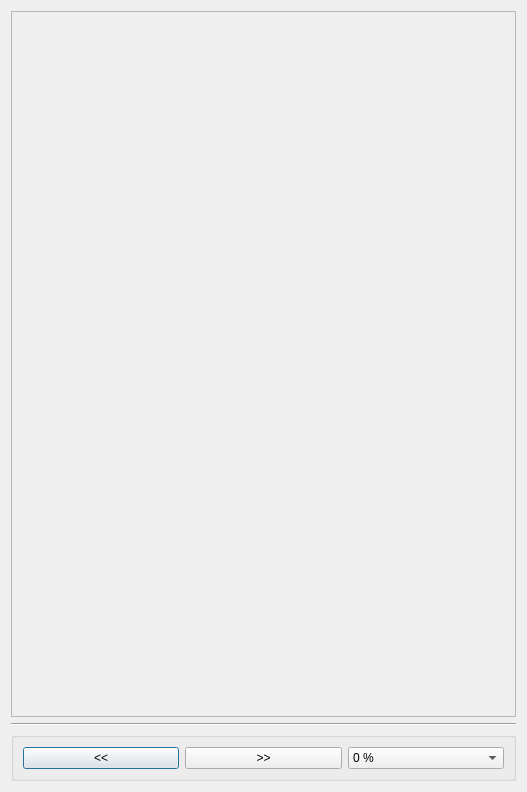
<?xml version="1.0" encoding="UTF-8"?>
<ui version="4.0">
 <class>MyDialog</class>
 <widget class="QDialog" name="MyDialog">
  <property name="geometry">
   <rect>
    <x>0</x>
    <y>0</y>
    <width>527</width>
    <height>792</height>
   </rect>
  </property>
  <property name="windowTitle">
   <string>Image Viewer</string>
  </property>
  <layout class="QGridLayout" name="gridLayout">
   <item row="2" column="1">
    <widget class="QGroupBox" name="groupBox">
     <property name="title">
      <string/>
     </property>
     <layout class="QHBoxLayout" name="horizontalLayout">
      <item>
       <widget class="QPushButton" name="pushButton">
        <property name="text">
         <string>&lt;&lt;</string>
        </property>
       </widget>
      </item>
      <item>
       <widget class="QPushButton" name="pushButton_2">
        <property name="text">
         <string>&gt;&gt;</string>
        </property>
       </widget>
      </item>
      <item>
       <widget class="QComboBox" name="comboBox">
        <item>
         <property name="text">
          <string>0 %</string>
         </property>
        </item>
        <item>
         <property name="text">
          <string>- 25 %</string>
         </property>
        </item>
        <item>
         <property name="text">
          <string>- 50 %</string>
         </property>
        </item>
        <item>
         <property name="text">
          <string>- 75 %</string>
         </property>
        </item>
        <item>
         <property name="text">
          <string>- 90 %</string>
         </property>
        </item>
       </widget>
      </item>
     </layout>
    </widget>
   </item>
   <item row="0" column="1">
    <widget class="QScrollArea" name="scrollArea">
     <property name="widgetResizable">
      <bool>true</bool>
     </property>
     <widget class="QWidget" name="scrollAreaWidgetContents">
      <property name="geometry">
       <rect>
        <x>0</x>
        <y>0</y>
        <width>507</width>
        <height>688</height>
       </rect>
      </property>
      <layout class="QGridLayout" name="gridLayout_2">
       <item row="0" column="0">
        <widget class="QLabel" name="label">
         <property name="text">
          <string/>
         </property>
        </widget>
       </item>
      </layout>
     </widget>
    </widget>
   </item>
   <item row="1" column="1">
    <widget class="Line" name="line">
     <property name="orientation">
      <enum>Qt::Horizontal</enum>
     </property>
    </widget>
   </item>
  </layout>
 </widget>
 <resources/>
 <connections/>
</ui>
